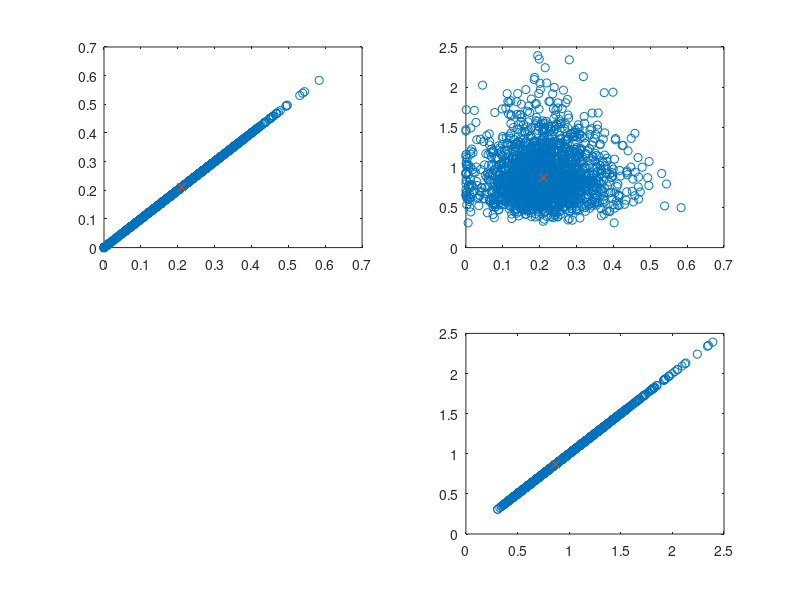

The MATLAB source for this figure:
load pblm_workspace
dtrue = [0.2106    0.8695];


			% Calculate confidence intervals
			alpha=0.05;
			conf=[];
			for i=1:2,
				bootlistsorted=sort(bootlist(:,i));
				lower_boot=bootlistsorted(floor(0.5*alpha*length(bootlist)));
				mean_boot=mean(bootlist(:,i));
				upper_boot=bootlistsorted(ceil((1-0.5*alpha)*length(bootlist)));
				conf=[conf; lower_boot mean_boot upper_boot];
			end

			% Print data
			lowerconf_mean_upperconf_d=conf

			min_d=min(bootlist)
			max_d=max(bootlist)
			cor_d=corrcoef(bootlist)

			% Plot bootstrap parameter estimates
			%figure(2*(aflag-1)+(Vhflag-1)+1)
			for ii=1:2,
				for jj=ii:2,
					subplot(2,2,2*(ii-1)+jj)
					plot(bootlist(:,ii),bootlist(:,jj),'o',...
						dtrue(ii),dtrue(jj),'x')
				end
			end
			pause(.1)

